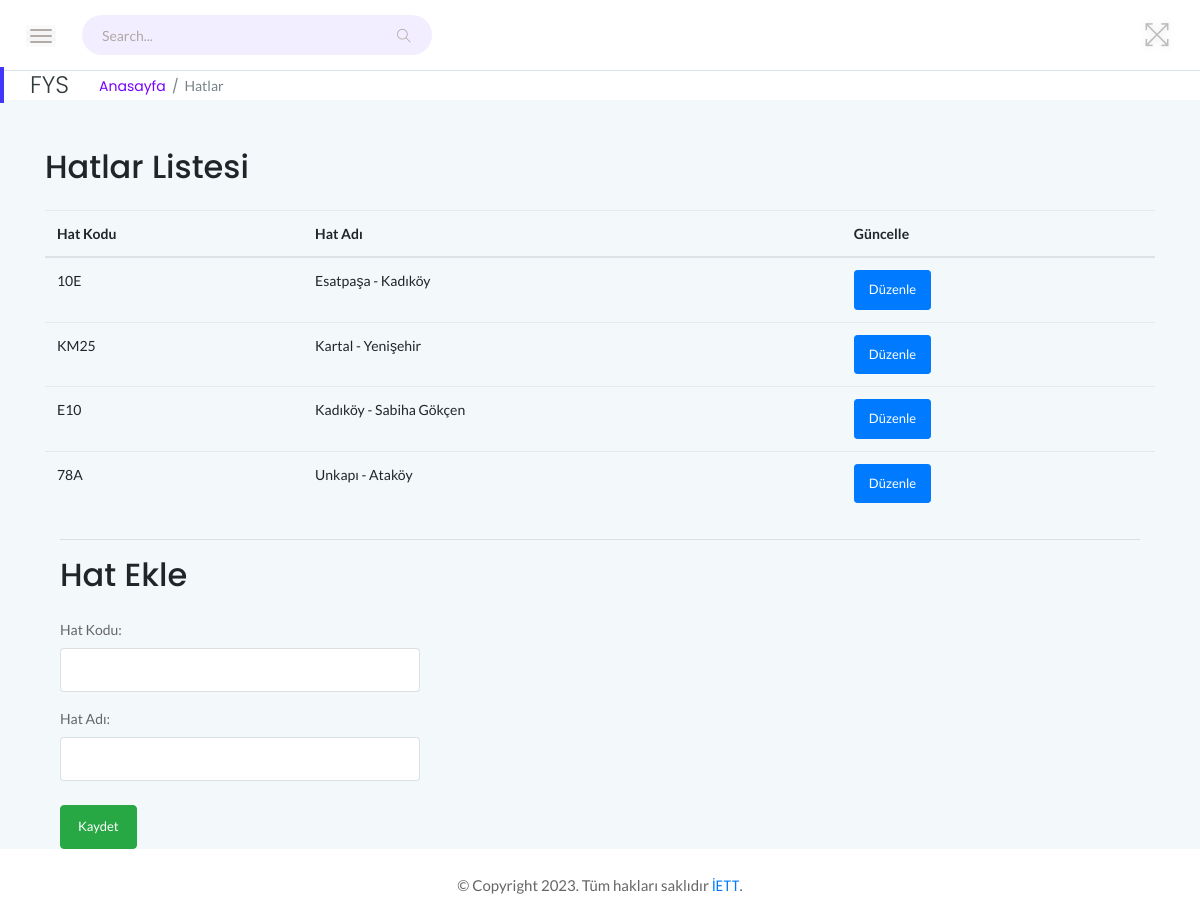
Page /srtdash/hatekle.php on the committed database.
### tables this page shows
CREATE TABLE `hat` (
  `HatID` int(11) NOT NULL,
  `HatKod` varchar(50) NOT NULL,
  `HatAd` varchar(50) NOT NULL
);

### srtdash/hatekle.php (the view, shortened to what this page needs)
<!doctype html>
<html class="no-js" lang="en">
<head>
    <link rel="stylesheet" href="assets/css/bootstrap.min.css">
    <link rel="stylesheet" href="assets/css/font-awesome.min.css">
    <link rel="stylesheet" href="assets/css/themify-icons.css">
    <link rel="stylesheet" href="assets/css/metisMenu.css">
    <link rel="stylesheet" href="assets/css/owl.carousel.min.css">
    <link rel="stylesheet" href="assets/css/slicknav.min.css">
    <link rel="stylesheet" href="assets/css/typography.css">
    <link rel="stylesheet" href="assets/css/default-css.css">
    <link rel="stylesheet" href="assets/css/styles.css">
    <link rel="stylesheet" href="assets/css/responsive.css">
</head>
<body>
    <div class="page-container">
        <div class="main-content">
            <div class="header-area">
                <div class="row align-items-center">
                    <div class="col-md-6 col-sm-8 clearfix">
                        <div class="nav-btn pull-left">
                            <span></span>
                            <span></span>
                            <span></span>
                        </div>
                        <div class="search-box pull-left">
                            <form action="#">
                                <input type="text" name="search" placeholder="Search..." required>
                                <i class="ti-search"></i>
                            </form>
                        </div>
                    </div>
                    <div class="col-md-6 col-sm-4 clearfix">
                        <ul class="notification-area pull-right">
                            <li id="full-view"><i class="ti-fullscreen"></i></li>
                        </ul>
                    </div>
                </div>
            </div>
            <div class="page-title-area">
                <div class="row align-items-center">
                    <div class="col-sm-6">
                        <div class="breadcrumbs-area clearfix">
                            <h4 class="page-title pull-left">FYS</h4>
                            <ul class="breadcrumbs pull-left">
                                <li><a href="index.php">Anasayfa</a></li>
                                <li><span>Hatlar</span></li>
                            </ul>
                        </div>
                    </div>
                </div>
            </div>
            <?php
            include("ayar.php");
            ?>
            <div class="container mt-5">
                <h2>Hatlar Listesi</h2>
                <div>
                    <table class="table table-hover mt-4">
                        <thead>
                            <tr>
                                <th scope="col">Hat Kodu</th>
                                <th scope="col">Hat Adı</th>
                                <th scope="col">Güncelle</th>
                            </tr>
                        </thead>
                        <tbody>
                            <?php
                            $sql = "SELECT * FROM hat";
                            $result = $baglanti->query($sql);
                            if ($result->num_rows > 0) {
                                while ($row = $result->fetch_assoc()) {
                                    echo "<tr>";
                                    echo "<td>" . $row["HatKod"] . "</td>";
                                    echo "<td>" . $row["HatAd"] . "</td>";
                                    echo "<td>";
                                    echo '<button class="btn btn-primary btn-sm duzenle-btn" data-toggle="modal" data-target="#duzenleModal" data-hat-id="' . $row["HatID"] . '" data-hat-kod="' . $row["HatKod"] . '" data-hat-ad="' . $row["HatAd"] . '">Düzenle</button>';
                                    echo "</td>";
                                }
                            } else {
                                echo "<tr><td colspan='3'>Henüz hiç hat eklenmemiş.</td></tr>";
                            }
                            ?>
                        </tbody>
                    </table>
                </div>
                <div class="container mt-4">
                    <hr>
                    <h2 class="mb-4">Hat Ekle</h2>
                    <form action="hateklesonuc.php" method="POST" id="hatEkleForm">
                        <div class="form-group">
                            <label for="hatno">Hat Kodu:</label>
                            <input type="text" class="form-control col-4" id="hatkod" name="hatkod">
                        </div>
                        <div class="form-group">
                            <label for="hatad">Hat Adı:</label>
                            <input type="text" class="form-control col-4" id="hatad" name="hatad">
                        </div>
                        <button type="submit" class="btn btn-success mt-2">Kaydet</button>
                    </form>
                </div>
            </div>
            <footer>
                <div class="footer-area">
                    <p>© Copyright 2023. Tüm hakları saklıdır <a href="https://iett.gov.tr/">İETT</a>.</p>
                </div>
            </footer>
</body>
</html>

### srtdash/assets/css/styles.css (style rules this page uses)
.page-container { width: 100%; height: 100%; min-height: 100vh; padding-left: 280px; -webkit-transition: padding-left 0.3s ease 0s; transition: padding-left 0.3s ease 0s; }
.sbar_collapsed.page-container { padding-left: 0; }
.main-content { width: 100%; background: #F3F8FB; }
.header-area { padding: 15px 30px; background: #fff; border-bottom: 1px solid #d8e3e7; }
.nav-btn { margin: 10px 30px 0 0; cursor: pointer; }
.nav-btn span { display: block; width: 22px; height: 2px; background: #b3aaaa; margin: 4px 0; border-radius: 15px; -webkit-transition: all 0.3s ease 0s; transition: all 0.3s ease 0s; box-shadow: 0 0 0 4px rgba(99, 96, 96, 0.03); }
.nav-btn span:nth-child(2) { opacity: 0; }
.nav-btn span:first-child { -webkit-transform: rotate(45deg)translate(5px, 5px); transform: rotate(45deg)translate(5px, 5px); }
.nav-btn span:last-child { -webkit-transform: rotate(-45deg)translate(3px, -3px); transform: rotate(-45deg)translate(3px, -3px); }
.sbar_collapsed .nav-btn span { transform: none; opacity: 1; }
.search-box form { position: relative; }
.search-box input { width: 350px; border-radius: 33px; border: none; height: 40px; padding-left: 20px; padding-right: 40px; letter-spacing: 0; background: #f3eeff; }
.search-box form i { position: absolute; right: 21px; top: 14px; font-size: 14px; color: #b1a7a7; }
.notification-area { -webkit-user-select: none; -moz-user-select: none; -ms-user-select: none; user-select: none; position: relative; z-index: 1; }
.notification-area li { display: inline-block; margin-left: 20px; cursor: pointer; -webkit-user-select: none; -moz-user-select: none; -ms-user-select: none; user-select: none; }
.notification-area li>i { font-size: 26px; color: #bdbcbc; vertical-align: middle; text-shadow: 0 0 8px rgba(0, 0, 0, 0.12); -webkit-transition: color 0.3s ease 0s; transition: color 0.3s ease 0s; }
.notification-area li#full-view { display: inline-block; }
.page-title-area { padding: 0 30px; background: #fff; position: relative; }
.page-title-area:before { content: ''; position: absolute; left: 0; top: 50%; width: 4px; height: 36px; background: var(--primary-color); -webkit-transform: translateY(-50%); transform: translateY(-50%); }
.page-title { font-size: 24px; font-weight: 300; color: #313b3d; letter-spacing: 0; margin-right: 30px; }
ul.breadcrumbs { margin-top: 4px; }
.breadcrumbs li { display: inline-block; }
.breadcrumbs li a, .breadcrumbs li span { display: block; font-size: 14px; font-weight: 400; color: #7801ff; letter-spacing: 0; margin-right: 16px; position: relative; }
.breadcrumbs li a:before { content: '/'; color: #768387; position: absolute; right: -13px; top: 0; }
.breadcrumbs li span { margin-right: 0; color: #768387; text-transform: capitalize; }
.footer-area { text-align: center; padding: 23px 0 19px; background: #fff; }
.footer-area p { color: #676666; margin-bottom: 0; }
.btn { padding: 11px 17px; font-size: 13px; letter-spacing: 0; }
.btn-sm { padding: 9px 14px; }
.form-control, .form-control:focus { outline: none; box-shadow: none; }
.form-control { font-size: 14px; border: 1px solid rgba(170, 170, 170, .3); padding: 10.72px 12.8px; padding: .67rem .8rem; }
label { font-weight: 500; color: #666; display: inline-block; margin-bottom: 8px; margin-bottom: .5rem; }
table tr th { border-bottom: none; }
table tr th, table tr td { border-top: 1px solid rgba(120, 130, 140, 0.13) !important; }

### rows in the picture
hat: HatKod "10E", HatAd "Esatpaşa - Kadıköy"
hat: HatKod "KM25", HatAd "Kartal - Yenişehir"
hat: HatKod "E10", HatAd "Kadıköy - Sabiha Gökçen"
hat: HatKod "78A", HatAd "Unkapı - Ataköy"
